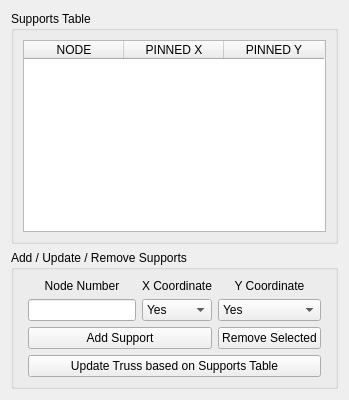
         <widget class="QWidget" name="Supports_Tab">
          <attribute name="title">
           <string>Supports</string>
          </attribute>
          <layout class="QHBoxLayout" name="horizontalLayout_12">
           <item>
            <layout class="QVBoxLayout" name="verticalLayout_8" stretch="2,0">
             <item>
              <widget class="QGroupBox" name="groupBox_9">
               <property name="title">
                <string>Supports Table</string>
               </property>
               <layout class="QVBoxLayout" name="verticalLayout_9">
                <item>
                 <widget class="QTableWidget" name="Support_Table_Widget">
                  <property name="editTriggers">
                   <set>QAbstractItemView::AllEditTriggers</set>
                  </property>
                  <property name="alternatingRowColors">
                   <bool>true</bool>
                  </property>
                  <property name="sortingEnabled">
                   <bool>false</bool>
                  </property>
                  <property name="rowCount">
                   <number>0</number>
                  </property>
                  <column>
                   <property name="text">
                    <string>NODE</string>
                   </property>
                   <property name="textAlignment">
                    <set>AlignCenter</set>
                   </property>
                  </column>
                  <column>
                   <property name="text">
                    <string>PINNED X</string>
                   </property>
                   <property name="textAlignment">
                    <set>AlignCenter</set>
                   </property>
                  </column>
                  <column>
                   <property name="text">
                    <string>PINNED Y</string>
                   </property>
                   <property name="textAlignment">
                    <set>AlignCenter</set>
                   </property>
                  </column>
                 </widget>
                </item>
               </layout>
              </widget>
             </item>
             <item>
              <widget class="QGroupBox" name="groupBox_10">
               <property name="title">
                <string>Add / Update / Remove Supports</string>
               </property>
               <layout class="QHBoxLayout" name="horizontalLayout_13">
                <item>
                 <layout class="QGridLayout" name="Add_Remove_Supports_Grid" rowstretch="0,0,0,0">
                  <property name="leftMargin">
                   <number>5</number>
                  </property>
                  <property name="rightMargin">
                   <number>5</number>
                  </property>
                  <item row="1" column="1">
                   <widget class="QComboBox" name="X_Coord_ComboBox">
                    <property name="sizePolicy">
                     <sizepolicy hsizetype="Expanding" vsizetype="Fixed">
                      <horstretch>0</horstretch>
                      <verstretch>0</verstretch>
                     </sizepolicy>
                    </property>
                    <item>
                     <property name="text">
                      <string>Yes</string>
                     </property>
                    </item>
                    <item>
                     <property name="text">
                      <string>No</string>
                     </property>
                    </item>
                   </widget>
                  </item>
                  <item row="0" column="2">
                   <widget class="QLabel" name="Y_Coord_Support_Label">
                    <property name="text">
                     <string>Y Coordinate</string>
                    </property>
                    <property name="alignment">
                     <set>Qt::AlignCenter</set>
                    </property>
                   </widget>
                  </item>
                  <item row="2" column="2">
                   <widget class="QPushButton" name="Remove_Support_Button">
                    <property name="sizePolicy">
                     <sizepolicy hsizetype="Minimum" vsizetype="Expanding">
                      <horstretch>0</horstretch>
                      <verstretch>0</verstretch>
                     </sizepolicy>
                    </property>
                    <property name="text">
                     <string>Remove Selected</string>
                    </property>
                   </widget>
                  </item>
                  <item row="0" column="1">
                   <widget class="QLabel" name="X_Coord_Support_Label">
                    <property name="text">
                     <string>X Coordinate</string>
                    </property>
                    <property name="alignment">
                     <set>Qt::AlignCenter</set>
                    </property>
                   </widget>
                  </item>
                  <item row="0" column="0">
                   <widget class="QLabel" name="Support_Node_Label">
                    <property name="text">
                     <string>Node Number</string>
                    </property>
                    <property name="alignment">
                     <set>Qt::AlignCenter</set>
                    </property>
                   </widget>
                  </item>
                  <item row="1" column="0">
                   <widget class="QLineEdit" name="Support_Node_LEdit">
                    <property name="alignment">
                     <set>Qt::AlignCenter</set>
                    </property>
                   </widget>
                  </item>
                  <item row="1" column="2">
                   <widget class="QComboBox" name="Y_Coord_ComboBox">
                    <property name="sizePolicy">
                     <sizepolicy hsizetype="Expanding" vsizetype="Fixed">
                      <horstretch>0</horstretch>
                      <verstretch>0</verstretch>
                     </sizepolicy>
                    </property>
                    <item>
                     <property name="text">
                      <string>Yes</string>
                     </property>
                    </item>
                    <item>
                     <property name="text">
                      <string>No</string>
                     </property>
                    </item>
                   </widget>
                  </item>
                  <item row="2" column="0" colspan="2">
                   <widget class="QPushButton" name="Add_Support_Button">
                    <property name="sizePolicy">
                     <sizepolicy hsizetype="Minimum" vsizetype="Expanding">
                      <horstretch>0</horstretch>
                      <verstretch>0</verstretch>
                     </sizepolicy>
                    </property>
                    <property name="text">
                     <string>Add Support</string>
                    </property>
                   </widget>
                  </item>
                  <item row="3" column="0" colspan="3">
                   <widget class="QPushButton" name="Update_Truss_Supports_Button">
                    <property name="text">
                     <string>Update Truss based on Supports Table</string>
                    </property>
                   </widget>
                  </item>
                 </layout>
                </item>
               </layout>
              </widget>
             </item>
            </layout>
           </item>
          </layout>
         </widget>
